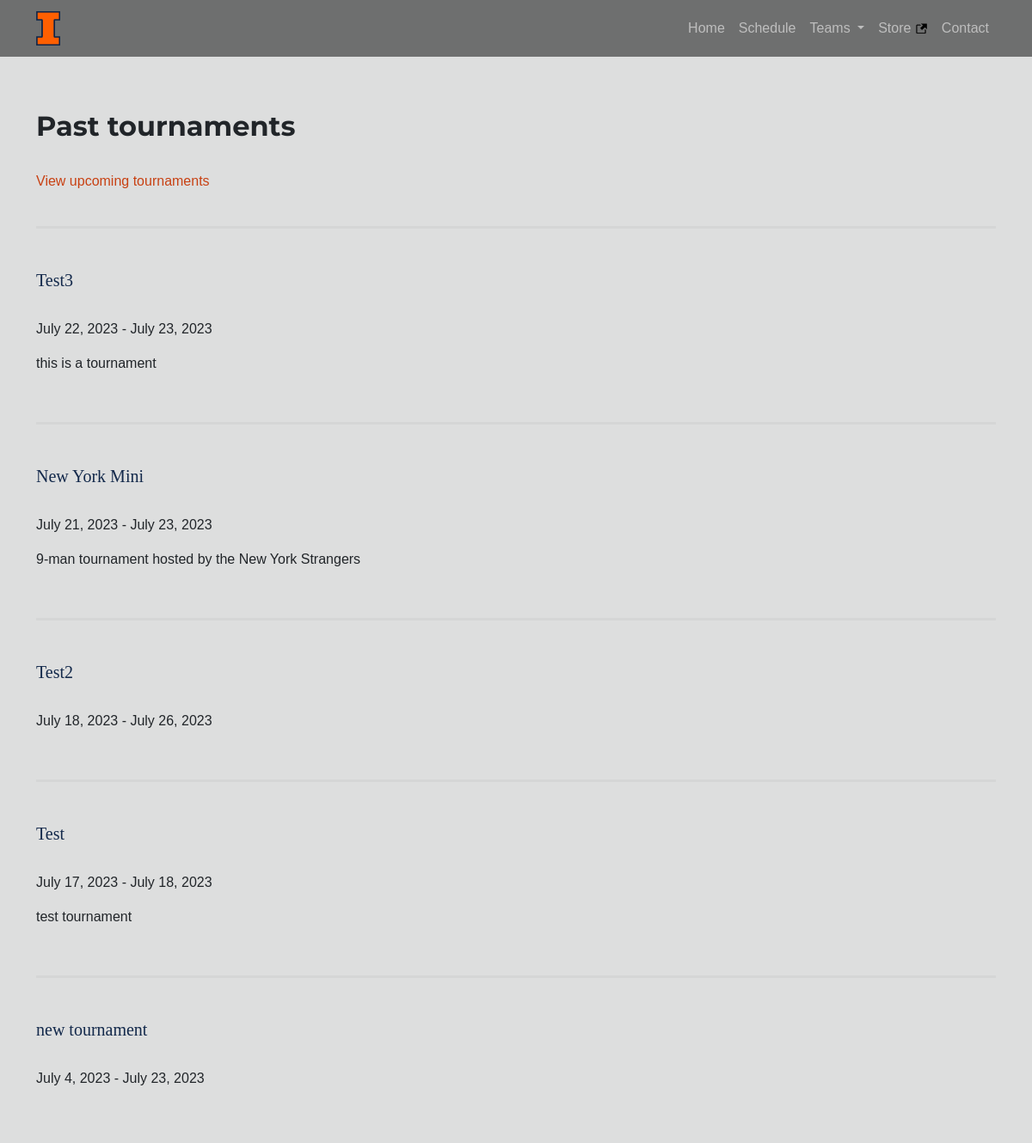
The app's page /schedule/history/ (upper part), older data.
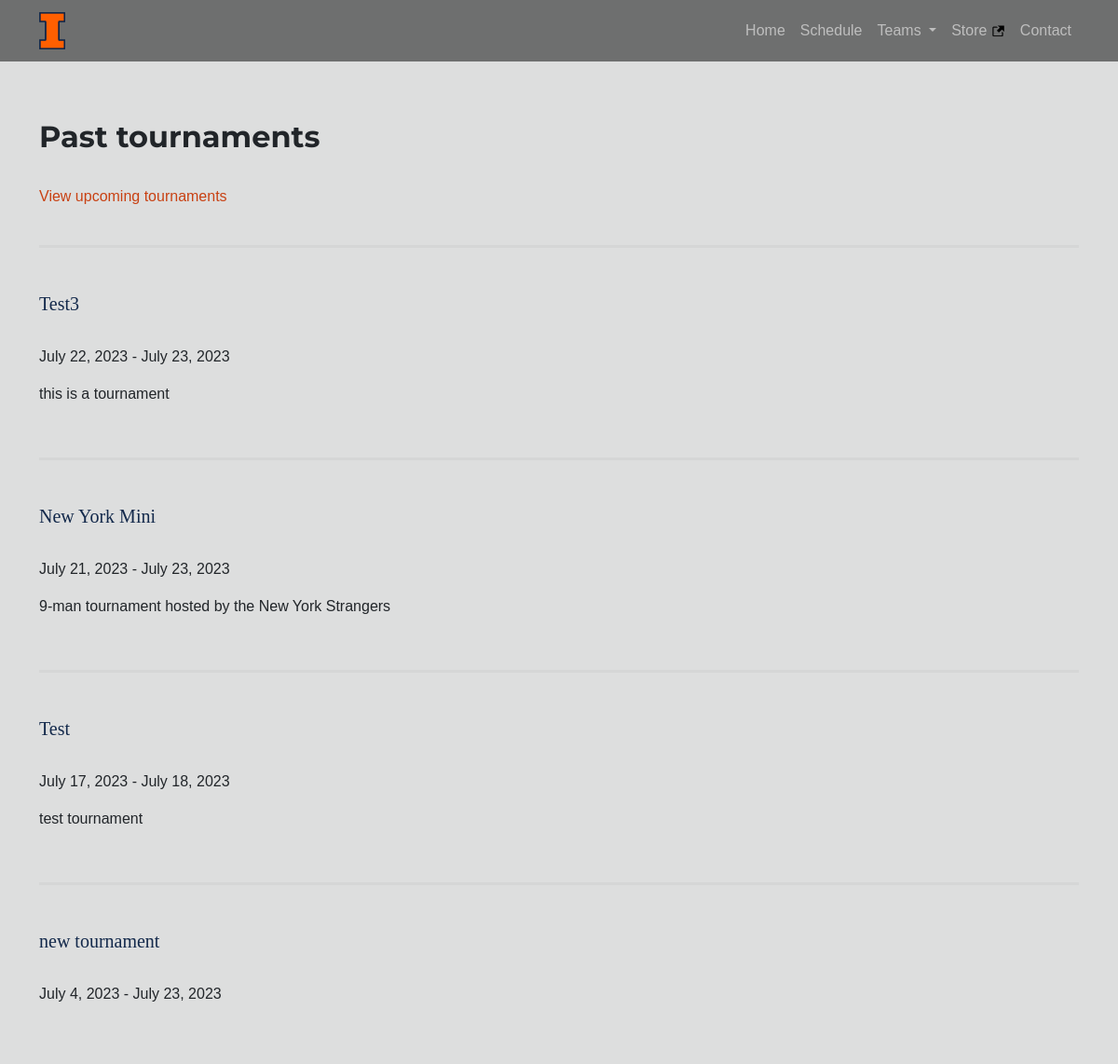
The same page, newer data.
### schedule/models.py (models this page shows, shortened)
class Tournament(models.Model):
    name = models.CharField(max_length=200)
    start_date = models.DateField()
    end_date = models.DateField(blank=True, null=True)
    description = models.TextField(blank=True)
    image = models.ImageField(blank=True)
    def get_absolute_url(self):
        return reverse("schedule:detail", kwargs={"pk": self.pk})

### schedule/views.py (the view)
# urls.py: path('history/', views.PastTournamentList.as_view(), name='history'),
class PastTournamentList(ListView):
    template_name = 'schedule/history.html'
    queryset = Tournament.objects.filter(
        end_date__lte=timezone.now().date()
    ).order_by('-start_date') #'-start_date reverses the order
    paginate_by = 10

### schedule/templates/schedule/history.html (shortened to what this page needs)
{% extends "base.html" %}
{% block content %}
<html lang="en">
    <section class="container section">
        <div>
            <h2 class="title">Past tournaments</h2><br>
            <a class="text" href="../">View upcoming tournaments</a><br><br>
        </div>
        {% for obj in object_list %}
        <hr class="solid">
        <div class="mt-4 pt-4">
            <a class="heading" href="{{obj.get_absolute_url}}"><h5 class="heading tournament-name">{{obj.name}}</h5></a> <br>
            <div class="text">
                <p>{{obj.start_date}} - {{obj.end_date}}</p>
                <p>{{obj.description}}</p><br>
            </div>
        </div>
        {% endfor %}
    </section>
</html>
{% endblock content %}

Row changes from the older to the newer data that the page shows:
removed Tournament: name "Test2", start_date "July 18, 2023", end_date "July 26, 2023"
